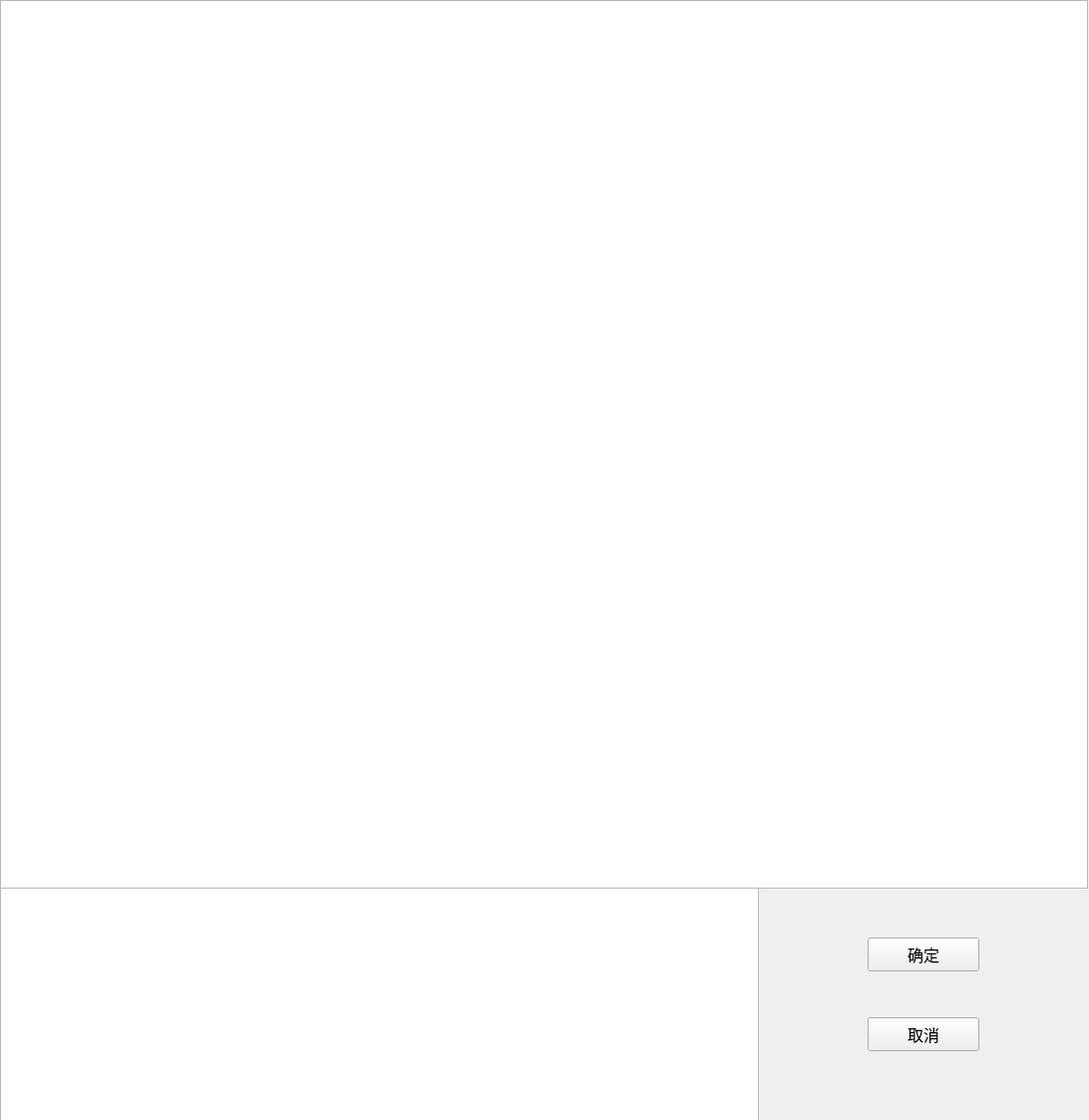
<?xml version="1.0" encoding="UTF-8"?>
<ui version="4.0">
 <class>FormSelectSeat</class>
 <widget class="QWidget" name="FormSelectSeat">
  <property name="geometry">
   <rect>
    <x>0</x>
    <y>0</y>
    <width>1092</width>
    <height>1123</height>
   </rect>
  </property>
  <property name="windowTitle">
   <string>Form</string>
  </property>
  <widget class="QListWidget" name="listWidget">
   <property name="geometry">
    <rect>
     <x>0</x>
     <y>0</y>
     <width>1091</width>
     <height>891</height>
    </rect>
   </property>
  </widget>
  <widget class="QTextBrowser" name="textBrowser">
   <property name="geometry">
    <rect>
     <x>0</x>
     <y>890</y>
     <width>761</width>
     <height>241</height>
    </rect>
   </property>
   <property name="font">
    <font>
     <pointsize>12</pointsize>
     <weight>75</weight>
     <bold>true</bold>
    </font>
   </property>
  </widget>
  <widget class="QPushButton" name="definiteButton">
   <property name="geometry">
    <rect>
     <x>870</x>
     <y>940</y>
     <width>112</width>
     <height>34</height>
    </rect>
   </property>
   <property name="font">
    <font>
     <pointsize>12</pointsize>
     <weight>50</weight>
     <bold>false</bold>
    </font>
   </property>
   <property name="text">
    <string>确定</string>
   </property>
  </widget>
  <widget class="QPushButton" name="cancelButton">
   <property name="geometry">
    <rect>
     <x>870</x>
     <y>1020</y>
     <width>112</width>
     <height>34</height>
    </rect>
   </property>
   <property name="font">
    <font>
     <pointsize>12</pointsize>
     <weight>50</weight>
     <bold>false</bold>
    </font>
   </property>
   <property name="text">
    <string>取消</string>
   </property>
  </widget>
 </widget>
 <resources/>
 <connections/>
</ui>
